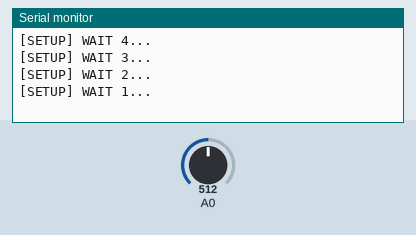
Recording of a sketch running on a simulated ESP8266 (NodeMCU). Parts: the last lines printed to the serial monitor. The test bench sets the inputs (shaded band); at power-on: A0 = 512. WiFi joins after 1.5 s; servers stay silent unless stated; uploads are accepted with an empty reply.

Above: at 5.2 s.
5.3 s: A0 set to 716
At 5.66 s:
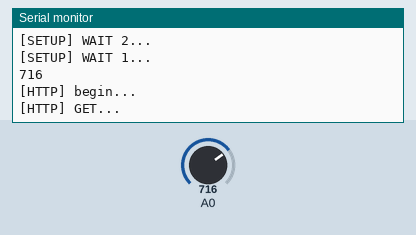
7.0 s: A0 set to 900
At 7.26 s:
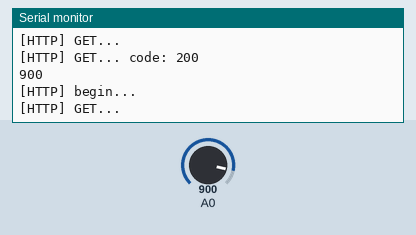
Timing chart, 0 to 10.0 s (numbered marks = the images above; inputs shaded):
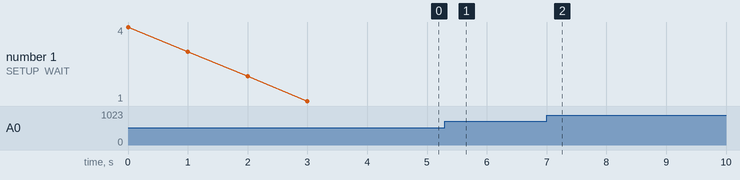

Measured:
- after the input at 5.3 s, the serial monitor: prints a new line after 0.20 s (image 1)
- after the input at 7.0 s, the serial monitor: prints a new line after 0.11 s (image 2)

The sketch:

NodeMCU.ino
```cpp
/**
 * BasicHTTPClient.ino
 *
 *  Created on: 24.05.2015
 *
 */

#include <Arduino.h>

#include <ESP8266WiFi.h>
#include <ESP8266WiFiMulti.h>

#include <ESP8266HTTPClient.h>

#define USE_SERIAL Serial

ESP8266WiFiMulti WiFiMulti;

void setup() {

    USE_SERIAL.begin(9600);
   // USE_SERIAL.setDebugOutput(true);

    USE_SERIAL.println();
    USE_SERIAL.println();
    USE_SERIAL.println();

    for(uint8_t t = 4; t > 0; t--) {
        USE_SERIAL.printf("[SETUP] WAIT %d...\n", t);
        USE_SERIAL.flush();
        delay(1000);
    }

    WiFiMulti.addAP("SSID", "PASSWORD");
}

void loop() {
    // wait for WiFi connection
    if((WiFiMulti.run() == WL_CONNECTED)) {

        // Read LDR value
        int ldr = analogRead(A0);
        USE_SERIAL.println(ldr);

        // Form URL
        char url[256];
        sprintf (url, "http://192.168.0.104:1880/nodemcu?ldr=%d", ldr);

        HTTPClient http;

        USE_SERIAL.print("[HTTP] begin...\n");
        // configure traged server and url
        http.begin(url); //HTTP

        USE_SERIAL.print("[HTTP] GET...\n");
        // start connection and send HTTP header
        int httpCode = http.GET();

        // httpCode will be negative on error
        if(httpCode > 0) {
            // HTTP header has been send and Server response header has been handled
            USE_SERIAL.printf("[HTTP] GET... code: %d\n", httpCode);

            // file found at server
            if(httpCode == HTTP_CODE_OK) {
                String payload = http.getString();
                USE_SERIAL.println(payload);
            }
        } else {
            USE_SERIAL.printf("[HTTP] GET... failed, error: %s\n", http.errorToString(httpCode).c_str());
        }

        http.end();
    }
}
```
